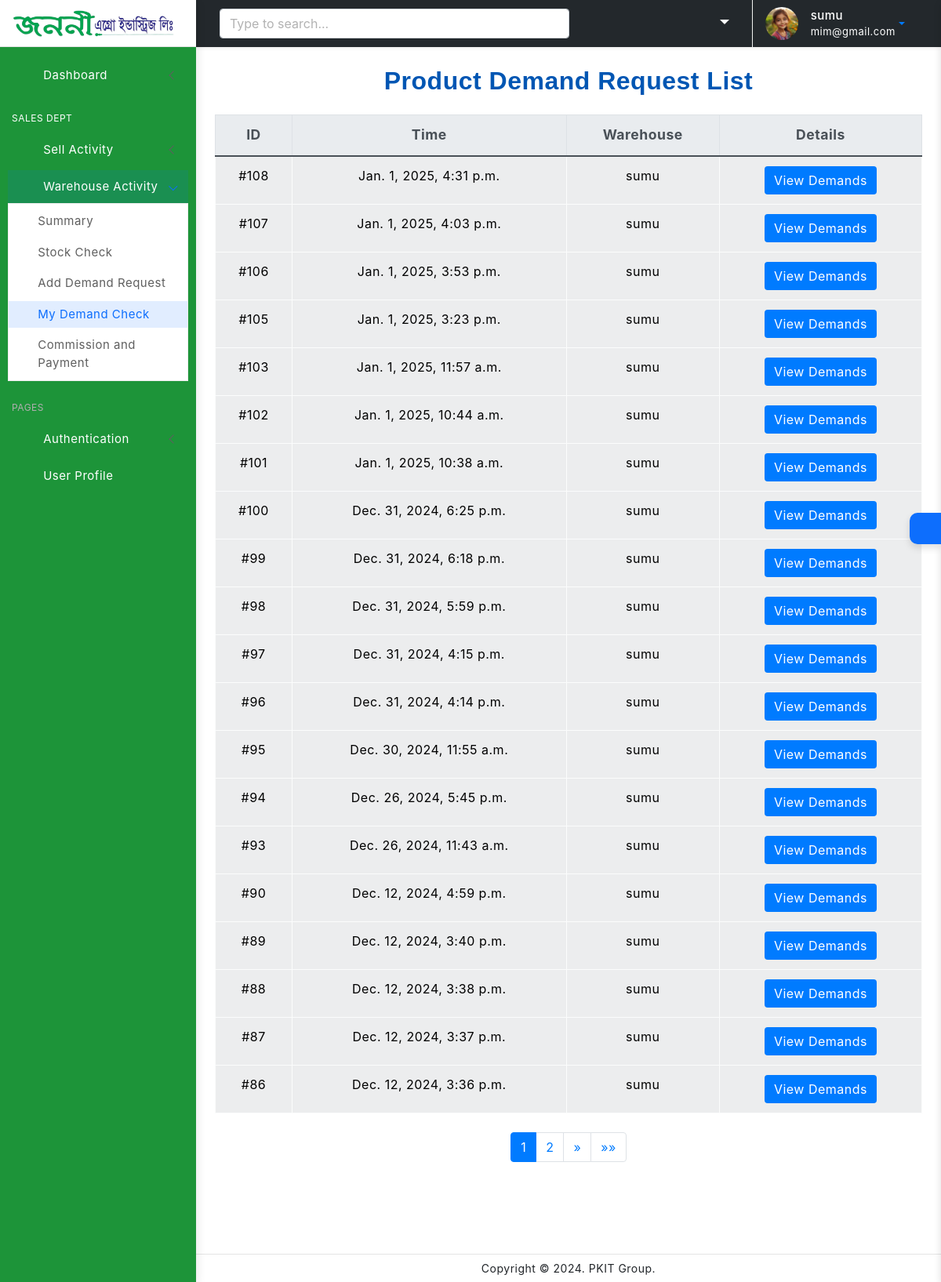
Page /demand/check/ (signed in) on the committed database.
### user/models.py (models this page shows, shortened)
class Profile(models.Model):
    customer = models.OneToOneField(User, on_delete=models.CASCADE)
    address = models.CharField(max_length=200)
    phone = models.CharField(max_length=50)
    image = models.ImageField(default='default.png', upload_to='profile_images')
    nid = models.CharField(max_length=20, unique=True, blank=True, null= True)
    title= models.CharField(max_length=40, blank=True, null= True)
    salary = models.DecimalField(max_digits=10, decimal_places=2, blank=True, null= True)
    joining_date = models.DateField(blank=True, null= True)
    HEAD_OFFICE = 'HEAD_OFFICE'
    FACTORY = 'FACTORY'
    OTHERS='OTHERS'
    JOB_LOCATION_CHOICES = [
        (HEAD_OFFICE, 'Head Office'),
        (FACTORY, 'Factory'),
        (OTHERS, 'others'),
    ]
    job_location = models.CharField(max_length=20, choices=JOB_LOCATION_CHOICES, blank=True, null= True)
    zones = models.ManyToManyField(Zone, blank=True, verbose_name="Dealer Zones")
    products = models.ManyToManyField(Product, blank=True, verbose_name="Dealer Products")

### dashboard/models.py (models this page shows, shortened)
class DealerOrder(models.Model):
    dealer = models.ForeignKey(User, on_delete=models.CASCADE)
    created_at = models.DateTimeField(auto_now_add=True, verbose_name="Date Created")
    status = models.CharField(max_length=20, choices=DemandStatus, default='Pending')
    products = models.ManyToManyField(DealerProductNeed, verbose_name="Select Orders")
    note_amount = models.DecimalField(max_digits=10, decimal_places=2, null= True, verbose_name="Received Amount")
    note_write = models.CharField(max_length=200, blank= True, null= True ,verbose_name="Take Note")
    expense_Amount = models.PositiveIntegerField(null=True, blank=False, verbose_name="Expense Amount")
    expense_type = models.CharField(max_length=20, choices= EXPENSE_TYPE_CHOICES, default='Transport', verbose_name="EXPENSE TYPE CHOICES", null=True, blank=True)

### dashboard/decorators.py (the view)
        def wrapper(request, *args, **kwargs):
            group = None
            if request.user.groups.exists():
                group = request.user.groups.all()[0].name
            if group in allowed_roles:
                return view_func(request, *args, **kwargs)
            else:
                return HttpResponse('You are not authorized to view this page')

### dashboard/models.py (called while the page is built)
    def net_amount(self):
        if self.product is None:
            return 0
        return self.demand_quantity * self.product.product_dp

    def gross_amount(self):
        if self.product is None:
            return 0
        return self.demand_quantity * self.product.product_dp

### templates/dashboard/dealer_demand_check.html (shortened to what this page needs)
{% extends 'partials/base0.html' %}
{% load static %}
{% block content %}
<div class="page-wrapper">
    <div class="page-content">
        <h2 class="text-center mb-4">Product Demand Request List</h2>
        <table class="table table-hover table-striped table-bordered">
            <thead class="thead-light">
                <tr>
                    <th scope="col">ID</th>
                    <th scope="col">Time</th>
                    <th scope="col">Warehouse</th>
                    <th scope="col">Details</th>
                </tr>
            </thead>
            <tbody>
                {% for final_order in final_orders %}
                <tr class="table-light">
                    <td>#{{ final_order.id }}</td>
                    <td>{{ final_order.created_at }}</td>
                    <td>{{ final_order.dealer }}</td>
                    <td>
                        <button type="button" class="btn btn-primary" data-toggle="collapse" data-target="#orderDetails-{{ final_order.id }}">
                            View Demands
                        </button>
                    </td>
                </tr>
                {% endfor %}
            </tbody>
        </table>
        <div class="pagination-container mt-4">
            <nav aria-label="Page navigation">
                <ul class="pagination justify-content-center">
                    {% for page_num in final_orders.paginator.page_range %}
                        {% if final_orders.number == page_num %}
                            <li class="page-item active">
                                <span class="page-link">{{ page_num }}</span>
                            </li>
                        {% else %}
                            <li class="page-item">
                                <a class="page-link" href="?page={{ page_num }}">{{ page_num }}</a>
                            </li>
                        {% endif %}
                    {% endfor %}
                    {% if final_orders.has_next %}
                        <li class="page-item">
                            <a class="page-link" href="?page={{ final_orders.next_page_number }}" aria-label="Next">
                                <span aria-hidden="true">&raquo;</span>
                            </a>
                        </li>
                        <li class="page-item">
                            <a class="page-link" href="?page={{ final_orders.paginator.num_pages }}" aria-label="Last">
                                <span aria-hidden="true">&raquo;&raquo;</span>
                            </a>
                        </li>
                    {% endif %}
                </ul>
            </nav>
        </div>
        <link rel="stylesheet" href="https://stackpath.bootstrapcdn.com/bootstrap/4.3.1/css/bootstrap.min.css">
    </div>
</div>
<br><br><br><br>
{% endblock %}

### templates/partials/base0.html (shortened to what this page needs)
<!doctype html>
<html lang="en">
{% load static %}
<head>
	<link href="{% static 'assets/plugins/vectormap/jquery-jvectormap-2.0.2.css' %}" rel="stylesheet"/>
	<link href="{% static 'assets/plugins/simplebar/css/simplebar.css' %}" rel="stylesheet" />
	<link href="{% static 'assets/plugins/perfect-scrollbar/css/perfect-scrollbar.css' %}" rel="stylesheet" />
	<link href="{% static 'assets/plugins/metismenu/css/metisMenu.min.css' %}" rel="stylesheet" />
	<link href="{% static 'assets/css/pace.min.css' %}" rel="stylesheet" />
	<link href="{% static 'assets/css/bootstrap.min.css' %}" rel="stylesheet">
	<link href="{% static 'assets/css/app.css' %}" rel="stylesheet">
	<link href="{% static 'assets/css/icons.css' %}" rel="stylesheet">
	<link rel="stylesheet" href="{% static 'assets/css/dark-theme.css' %}" />
	<link rel="stylesheet" href="{% static 'assets/css/semi-dark.css' %}" />
	<link rel="stylesheet" href="{% static 'assets/css/header-colors.css' %}" />
		<link rel="stylesheet" href="https://use.fontawesome.com/releases/v5.15.2/css/all.css"
>
</head>
<body>
	<div class="wrapper">
		<div class="sidebar-wrapper" data-simplebar="true" style="background-color: #1d9439; " >
			<div class="sidebar-header">
				<div>
					<a href="{% url 'warehouse-index' %}" class="has-arrow">
						<img src="{% static 'assets/images/logo.png' %}" class="logo-icon" alt="logo icon" style="width: 210px; height: 170;">
					</a>
				</div>
				<div class="toggle-icon ms-auto"><i class='bx bx-arrow-to-left'></i>
				</div>
			</div>
			<ul class="metismenu" id="menu" >
				<li>
					{% if is_sr %}
					<a href="{% url 'warehouse-index' %}" class="has-arrow">
						<div style="color: #FFFFFF; "class="parent-icon"><i class='bx bx-home-circle'></i>
						</div>
						<div class="menu-title" style="color: #FFFFFF;">Dashboard</div>
					</a>
                    {% endif %}
				</li>
				<li class="menu-label" style="color: #FFFFFF;">Sales Dept</li>
				{% if is_sr  %}
				<li>
					<a href="javascript:;" class="has-arrow">
						<div  style="color: #FFFFFF; " class="parent-icon"><i class='bx bx-cart'></i>
						</div>
						<div class="menu-title" style="color: #FFFFFF;">Sell Activity</div>
					</a>
				</li>
				<li>
					<a class="has-arrow" href="javascript:;">
						<div class="parent-icon"><i class="bx bx-repeat"></i>
						</div>
						<div class="menu-title" style="color: #FFFFFF;">Warehouse Activity</div>
					</a>
					<ul>
						<li> <a href="{% url 'order_summary' %}"><i class="bx bx-right-arrow-alt"></i>Summary</a></li>
						<li> <a href="{% url 'user_stocks' %}"><i class="bx bx-right-arrow-alt"></i>Stock Check</a></li>
						<li> <a href="{% url 'demand' %}"><i class="bx bx-right-arrow-alt"></i>Add Demand Request </a>
						<li> <a href="{% url 'demand_check' %}"><i class="bx bx-right-arrow-alt"></i>My Demand Check</a>
						<li> <a href="{% url 'payment-commission' %}"><i class="bx bx-right-arrow-alt"></i>Commission and Payment</a>
						</li>
					</ul>
				</li>
				{% endif %}
				<li class="menu-label">Pages</li>
				<li>
					<a class="has-arrow" href="javascript:;">
						<div style="color: #FFFFFF; " class="parent-icon"><i class="bx bx-lock"></i>
						</div>
						<div style="color: #FFFFFF; " class="menu-title">Authentication</div>
					</a>
				</li>
				<li>
					<a href="{% url 'user-profile' %}">
						<div style="color: #FFFFFF; " class="parent-icon"><i class="bx bx-user-circle"></i>
						</div>
						<div class="menu-title" style="color: #FFFFFF;">User Profile</div>
					</a>
				</li>
			</ul>
		</div>
		<header>
			<div class="topbar d-flex align-items-center"  style="background-color:#23282c;" >
				<nav class="navbar navbar-expand">
					<div class="search-bar flex-grow-1">
						<div class="position-relative search-bar-box">
							<input type="text" class="form-control search-control" placeholder="Type to search..."> <span class="position-absolute top-50 search-show translate-middle-y"><i class='bx bx-search'></i></span>
						</div>
					</div>
					<div class="top-menu ms-auto">
						<ul class="navbar-nav align-items-center">
							<li class="nav-item dropdown dropdown-large">
								<a style="color: white;" class="nav-link dropdown-toggle dropdown-toggle-nocaret" href="#" role="button" data-bs-toggle="dropdown" aria-expanded="false">	<i class='bx bx-category'></i>
								</a>
							</li>
						</ul>
					</div>
					<div class="user-box dropdown">
						<a class="d-flex align-items-center nav-link dropdown-toggle dropdown-toggle-nocaret" href="#" role="button" data-bs-toggle="dropdown" aria-expanded="false">
							<img src="{{ user.profile.image.url }}" class="user-img" alt="user avatar">
							<div class="user-info ps-3">
								<p style="color: white;" class="user-name mb-0">{{ user.username }}</p>
								<p style="color: white;" class="designattion mb-0">{{ user.email }}</p>
							</div>
						</a>
					</div>
				</nav>
			</div>
		</header>
        {% block content %}
        {% endblock %}
		<footer class="page-footer">
			<p class="mb-0">Copyright © 2024. PKIT Group.</p>
		</footer>
	</div>
	<div class="switcher-wrapper">
		<div class="switcher-btn"> <i class='bx bx-cog bx-spin'></i>
		</div>
	</div>
</body>
</html>

### templates/dashboard/dealer_demand_check.html (style rules this page uses)
h2 { font-family: 'Arial', sans-serif; font-weight: bold; color: #0056b3; }
table { background-color: #ffffff; }
th, td { text-align: center; }
thead th { background-color: #343a40; color: #ffffff; font-weight: bold; font-size: 1.1rem; text-align: center; }
tbody tr { transition: background-color 0.3s ease; }
.btn-primary { background-color: #007bff; border: none; transition: background-color 0.3s ease; }

### rows in the picture
DealerOrder: id "108", created_at "Jan. 1, 2025, 4:31 p.m.", dealer "sumu"
DealerOrder: id "107", created_at "Jan. 1, 2025, 4:03 p.m.", dealer "sumu"
DealerOrder: id "106", created_at "Jan. 1, 2025, 3:53 p.m.", dealer "sumu"
DealerOrder: id "105", created_at "Jan. 1, 2025, 3:23 p.m.", dealer "sumu"
DealerOrder: id "103", created_at "Jan. 1, 2025, 11:57 a.m.", dealer "sumu"
DealerOrder: id "102", created_at "Jan. 1, 2025, 10:44 a.m.", dealer "sumu"
DealerOrder: id "101", created_at "Jan. 1, 2025, 10:38 a.m.", dealer "sumu"
DealerOrder: id "100", created_at "Dec. 31, 2024, 6:25 p.m.", dealer "sumu"
DealerOrder: id "99", created_at "Dec. 31, 2024, 6:18 p.m.", dealer "sumu"
DealerOrder: id "98", created_at "Dec. 31, 2024, 5:59 p.m.", dealer "sumu"
DealerOrder: id "97", created_at "Dec. 31, 2024, 4:15 p.m.", dealer "sumu"
DealerOrder: id "96", created_at "Dec. 31, 2024, 4:14 p.m.", dealer "sumu"
DealerOrder: id "95", created_at "Dec. 30, 2024, 11:55 a.m.", dealer "sumu"
DealerOrder: id "94", created_at "Dec. 26, 2024, 5:45 p.m.", dealer "sumu"
DealerOrder: id "93", created_at "Dec. 26, 2024, 11:43 a.m.", dealer "sumu"
DealerOrder: id "90", created_at "Dec. 12, 2024, 4:59 p.m.", dealer "sumu"
DealerOrder: id "89", created_at "Dec. 12, 2024, 3:40 p.m.", dealer "sumu"
DealerOrder: id "88", created_at "Dec. 12, 2024, 3:38 p.m.", dealer "sumu"
DealerOrder: id "87", created_at "Dec. 12, 2024, 3:37 p.m.", dealer "sumu"
DealerOrder: id "86", created_at "Dec. 12, 2024, 3:36 p.m.", dealer "sumu"

### other values in the picture
{{ user.username }} "sumu"
{{ user.email }} "mim@gmail.com"
{{ page_num }} "1"
{{ page_num }} "2"
